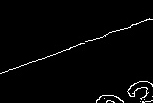
#> input picture slide/Edgecrop.jpg, 153 x 103 px
$ python dilate.py
#> lines starting #> are read from the running program, lines starting #| are printed output that depends on the picture
import cv2
import numpy as np


def combine2Images( im1, im2, axis = 1):
	return np.concatenate( (im1,im2), axis=axis)

def combineMultiImages( img_arr, row = 3, axis = 1 ):
	if ( len(img_arr) == 0): return
	# convert gray to rgb
	for i in range(len( img_arr ) ):
		if len(img_arr[i].shape) == 2:
			img_arr[i] = cv2.cvtColor( img_arr[i], cv2.COLOR_GRAY2RGB )

	rows = []
	row_count = 1
	rowImg = img_arr[0]
	i=1
	while i < len( img_arr ):
		if i % 3 != 0:
			rowImg = combine2Images( rowImg, img_arr[i] )
			row_count += 1
		else:
			rowImg = img_arr[i].copy()
			row_count = 1

		if row_count == 3 :
			rows.append(rowImg)

		i += 1

	need = 3-len( img_arr ) % 3
	if need != 3:
		h,w,d = img_arr[0].shape
		needImg = np.zeros( (h,w*need,d), dtype=np.uint8)
		rowImg = combine2Images(rowImg, needImg)
		rows.append( rowImg)


	res = rows[0]
	for i in range(1, len(rows ) ):
		res = combine2Images( res, rows[i] , axis=0)

	return res

path = "result.jpg"
path = "testDilate.jpg"
path = "Edgecrop.jpg"
img = cv2.imread( path )
#> img is the input picture: shape (103, 153, 3); min 0, max 255, mean 5.3


kernel = np.ones((3,3), np.uint8)

img_dilate = cv2.dilate( img, kernel )
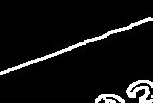
#> img_dilate: shape (103, 153, 3); min 0, max 255, mean 17.9
img_erode = cv2.erode( img_dilate, kernel )

img_comb = combineMultiImages( [img, img_dilate, img_erode ])
#> the loop in combineMultiImages, `for i in range(len( img_arr ) ):` made 3 passes
#> after the loop in combineMultiImages, `for i in range(len( img_arr ) ):`: img_arr = 3 items
#> the loop in combineMultiImages, `while i < len( img_arr ):` made 2 passes
#> (row_count, i) on passes 1 to 2: (2, 2), (3, 3)
#> pass 1, in combineMultiImages, `rowImg = combine2Images( rowImg, img_arr[i] )`:
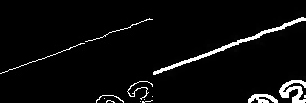
#> rowImg: shape (103, 306, 3); min 0, max 255, mean 11.6
#> pass 2, in combineMultiImages, `rowImg = combine2Images( rowImg, img_arr[i] )`:
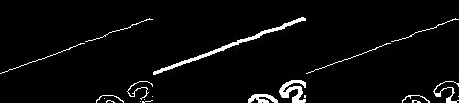
#> rowImg: shape (103, 459, 3); min 0, max 255, mean 9.8
#> after the loop in combineMultiImages, `while i < len( img_arr ):`: i = 3; rows = 1 item
#> in combineMultiImages, `need = 3-len( img_arr ) % 3`: need = 3

cv2.imshow( "asdf", img_comb )
cv2.waitKey(0)

cv2.imwrite( "Connect.jpg", img_comb )
